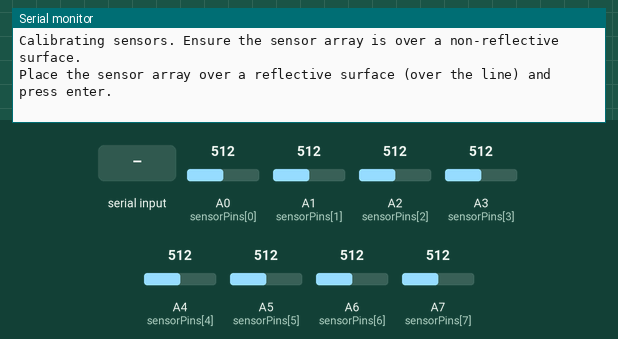
A sketch run on a simulated Arduino Nano, built with avr-gcc and run on an emulated ATmega328P. Shown: the last lines printed to the serial monitor. The inputs (shaded band) are chosen by the test bench; at power-on: A0 (sensorPins[0]) = 512, A1 (sensorPins[1]) = 512, A2 (sensorPins[2]) = 512, A3 (sensorPins[3]) = 512, A4 (sensorPins[4]) = 512, A5 (sensorPins[5]) = 512, A6 (sensorPins[6]) = 512, A7 (sensorPins[7]) = 512.

Above: at 3.8 s.
3.9 s: "1" received over Serial
At 4.3 s:
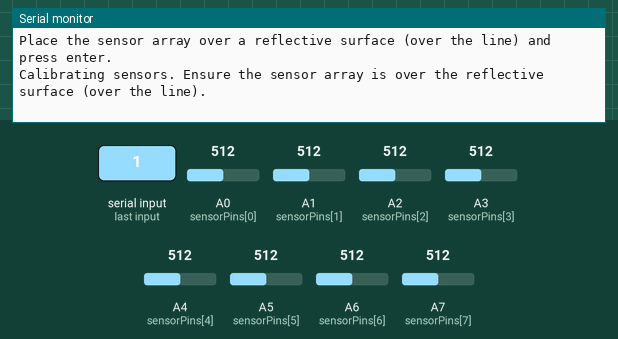
6.9 s: "0" received over Serial
At 7.01 s:
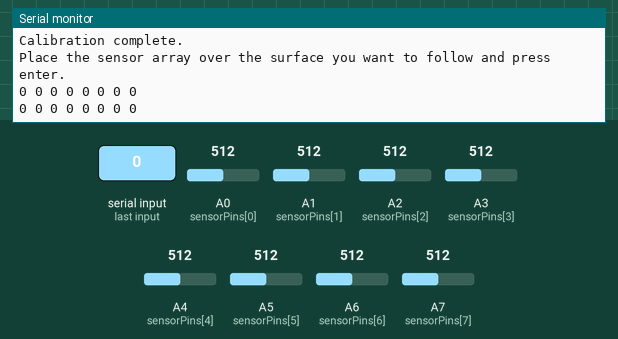
8.8 s: A0 (sensorPins[0]) set to 716
At 8.83 s:
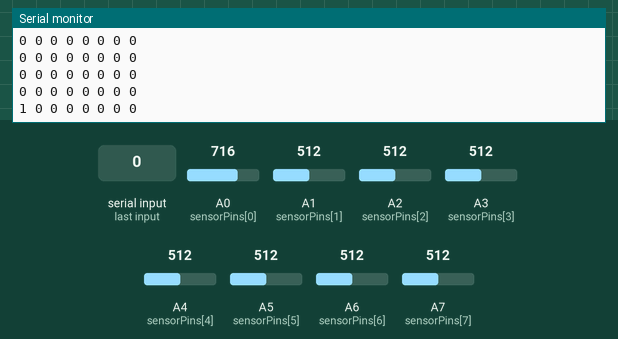
10.3 s: A1 (sensorPins[1]) set to 716
At 10.34 s:
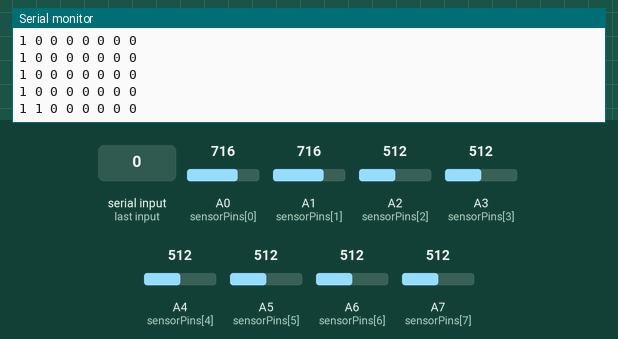
11.8 s: A2 (sensorPins[2]) set to 716
At 11.86 s:
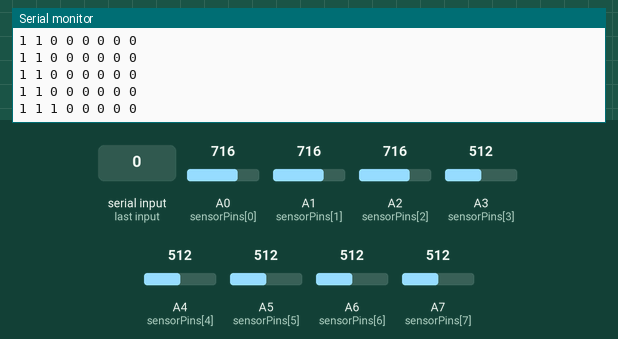
14.8 s: A3 (sensorPins[3]) set to 716
At 14.89 s:
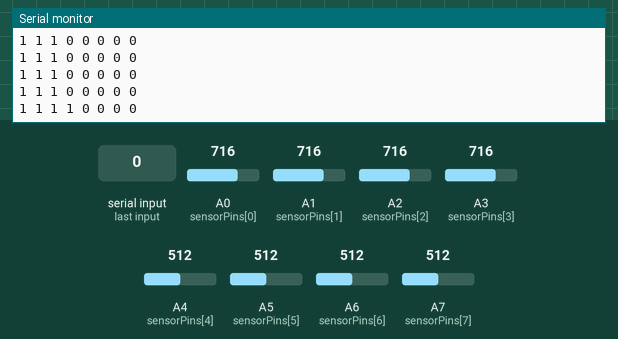

Measured:
- after the input at 3.9 s, the serial monitor: prints a new line at once (image 1)
- after the input at 6.9 s, the serial monitor: prints a new line at once (image 2)
- after the input at 8.8 s, the serial monitor: prints a new line at once (image 3)
- after the input at 10.3 s, the serial monitor: prints a new line at once (image 4)
- after the input at 11.8 s, the serial monitor: prints a new line after 0.05 s (image 5)
- after the input at 14.8 s, the serial monitor: prints a new line after 0.09 s (image 6)

The sketch:

sketch_dec02a.ino
```cpp
#define AIN1 49
#define BIN1 51
#define AIN2 47
#define BIN2 53
#define PWMA 4
#define PWMB 3

const int numSensors = 8;
const int sensorPins[numSensors] = {A0, A1, A2, A3, A4, A5, A6, A7};

// Calibrated sensor values for non-reflective surface
int sensorMin[numSensors];

// Calibrated sensor values for reflective surface (over the line)
int sensorMax[numSensors];

void setup() {
  Serial.begin(9600);
  delay(1000);
  calibrateSensors();
}

void loop() {
  int sensorValues[numSensors];

  // Read sensor values
  readSensorValues(sensorValues);

  // Check if a sensor is over the line based on the threshold
  for (int i = 0; i < numSensors; i++) {
    if (sensorValues[i] > (sensorMax[i] + sensorMin[i]) / 2) {
      // Sensor is over the line
      Serial.print("1 ");
    } else {
      // Sensor is not over the line
      Serial.print("0 ");
    }
  }
  Serial.println();

  delay(100);
}

void calibrateSensors() {
  Serial.println("Calibrating sensors. Ensure the sensor array is over a non-reflective surface.");
  delay(2000);

  // Calibration for non-reflective surface
  readSensorValues(sensorMin);

  Serial.println("Place the sensor array over a reflective surface (over the line) and press enter.");
  while (!Serial.available()) {
    // Wait for user input
  }
  Serial.read(); // Consume the input buffer

  Serial.println("Calibrating sensors. Ensure the sensor array is over the reflective surface (over the line).");
  delay(2000);

  // Calibration for reflective surface (over the line)
  readSensorValues(sensorMax);

  Serial.println("Calibration complete.");
  Serial.println("Place the sensor array over the surface you want to follow and press enter.");
  while (!Serial.available()) {
    // Wait for user input
  }
  Serial.read(); // Consume the input buffer
}

void readSensorValues(int* values) {
  for (int i = 0; i < numSensors; i++) {
    values[i] = analogRead(sensorPins[i]);
  }
}
```
